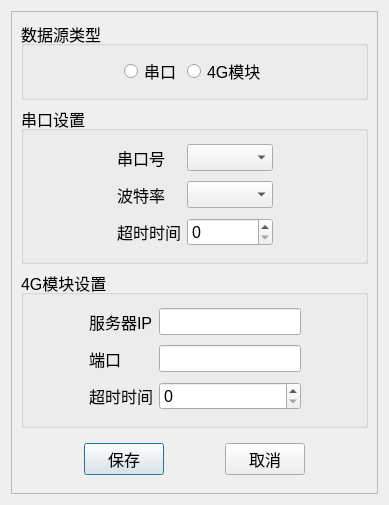
<?xml version="1.0" encoding="UTF-8"?>
<ui version="4.0">
 <class>Dialog</class>
 <widget class="QDialog" name="Dialog">
  <property name="geometry">
   <rect>
    <x>0</x>
    <y>0</y>
    <width>389</width>
    <height>505</height>
   </rect>
  </property>
  <property name="windowTitle">
   <string>设置</string>
  </property>
  <layout class="QGridLayout" name="gridLayout">
   <item row="0" column="0">
    <widget class="QFrame" name="frame">
     <property name="frameShape">
      <enum>QFrame::Shape::StyledPanel</enum>
     </property>
     <property name="frameShadow">
      <enum>QFrame::Shadow::Raised</enum>
     </property>
     <layout class="QVBoxLayout" name="verticalLayout" stretch="20,40,40,10">
      <item>
       <widget class="QGroupBox" name="groupBox">
        <property name="font">
         <font>
          <pointsize>12</pointsize>
         </font>
        </property>
        <property name="title">
         <string>数据源类型</string>
        </property>
        <layout class="QHBoxLayout" name="horizontalLayout_2">
         <item>
          <spacer name="horizontalSpacer_8">
           <property name="orientation">
            <enum>Qt::Orientation::Horizontal</enum>
           </property>
           <property name="sizeHint" stdset="0">
            <size>
             <width>40</width>
             <height>20</height>
            </size>
           </property>
          </spacer>
         </item>
         <item>
          <widget class="QRadioButton" name="radio_serial">
           <property name="text">
            <string>串口</string>
           </property>
          </widget>
         </item>
         <item>
          <widget class="QRadioButton" name="radio_gprs">
           <property name="enabled">
            <bool>true</bool>
           </property>
           <property name="text">
            <string>4G模块</string>
           </property>
          </widget>
         </item>
         <item>
          <spacer name="horizontalSpacer_9">
           <property name="orientation">
            <enum>Qt::Orientation::Horizontal</enum>
           </property>
           <property name="sizeHint" stdset="0">
            <size>
             <width>40</width>
             <height>20</height>
            </size>
           </property>
          </spacer>
         </item>
        </layout>
       </widget>
      </item>
      <item>
       <widget class="QGroupBox" name="group_serial">
        <property name="font">
         <font>
          <pointsize>12</pointsize>
         </font>
        </property>
        <property name="title">
         <string>串口设置</string>
        </property>
        <layout class="QGridLayout" name="gridLayout_2" columnstretch="0,0,0,0">
         <property name="rightMargin">
          <number>9</number>
         </property>
         <item row="1" column="1">
          <widget class="QLabel" name="label_2">
           <property name="text">
            <string>波特率</string>
           </property>
          </widget>
         </item>
         <item row="1" column="2">
          <widget class="QComboBox" name="combo_baudrate"/>
         </item>
         <item row="2" column="2">
          <widget class="QSpinBox" name="spin_serial_timeout"/>
         </item>
         <item row="2" column="1">
          <widget class="QLabel" name="label_3">
           <property name="text">
            <string>超时时间</string>
           </property>
          </widget>
         </item>
         <item row="0" column="2">
          <widget class="QComboBox" name="combo_port"/>
         </item>
         <item row="0" column="1">
          <widget class="QLabel" name="label">
           <property name="text">
            <string>串口号</string>
           </property>
          </widget>
         </item>
         <item row="1" column="3">
          <spacer name="horizontalSpacer_4">
           <property name="orientation">
            <enum>Qt::Orientation::Horizontal</enum>
           </property>
           <property name="sizeHint" stdset="0">
            <size>
             <width>50</width>
             <height>20</height>
            </size>
           </property>
          </spacer>
         </item>
         <item row="1" column="0">
          <spacer name="horizontalSpacer_5">
           <property name="orientation">
            <enum>Qt::Orientation::Horizontal</enum>
           </property>
           <property name="sizeHint" stdset="0">
            <size>
             <width>50</width>
             <height>20</height>
            </size>
           </property>
          </spacer>
         </item>
        </layout>
       </widget>
      </item>
      <item>
       <widget class="QGroupBox" name="group_gprs">
        <property name="font">
         <font>
          <pointsize>12</pointsize>
         </font>
        </property>
        <property name="title">
         <string>4G模块设置</string>
        </property>
        <layout class="QGridLayout" name="gridLayout_3">
         <item row="1" column="2">
          <widget class="QLineEdit" name="edit_gprs_port"/>
         </item>
         <item row="1" column="1">
          <widget class="QLabel" name="label_5">
           <property name="text">
            <string>端口</string>
           </property>
          </widget>
         </item>
         <item row="0" column="1">
          <widget class="QLabel" name="label_4">
           <property name="text">
            <string>服务器IP</string>
           </property>
          </widget>
         </item>
         <item row="1" column="0">
          <spacer name="horizontalSpacer_6">
           <property name="orientation">
            <enum>Qt::Orientation::Horizontal</enum>
           </property>
           <property name="sizeHint" stdset="0">
            <size>
             <width>40</width>
             <height>20</height>
            </size>
           </property>
          </spacer>
         </item>
         <item row="0" column="2">
          <widget class="QLineEdit" name="edit_gprs_host">
           <property name="text">
            <string/>
           </property>
          </widget>
         </item>
         <item row="2" column="2">
          <widget class="QSpinBox" name="spin_gprs_timeout"/>
         </item>
         <item row="2" column="1">
          <widget class="QLabel" name="label_6">
           <property name="text">
            <string>超时时间</string>
           </property>
          </widget>
         </item>
         <item row="1" column="3">
          <spacer name="horizontalSpacer_7">
           <property name="orientation">
            <enum>Qt::Orientation::Horizontal</enum>
           </property>
           <property name="sizeHint" stdset="0">
            <size>
             <width>40</width>
             <height>20</height>
            </size>
           </property>
          </spacer>
         </item>
        </layout>
       </widget>
      </item>
      <item>
       <widget class="QWidget" name="widget" native="true">
        <property name="font">
         <font>
          <pointsize>12</pointsize>
         </font>
        </property>
        <layout class="QHBoxLayout" name="horizontalLayout">
         <item>
          <spacer name="horizontalSpacer">
           <property name="orientation">
            <enum>Qt::Orientation::Horizontal</enum>
           </property>
           <property name="sizeHint" stdset="0">
            <size>
             <width>40</width>
             <height>20</height>
            </size>
           </property>
          </spacer>
         </item>
         <item>
          <widget class="QPushButton" name="btn_save">
           <property name="text">
            <string>保存</string>
           </property>
          </widget>
         </item>
         <item>
          <spacer name="horizontalSpacer_3">
           <property name="orientation">
            <enum>Qt::Orientation::Horizontal</enum>
           </property>
           <property name="sizeHint" stdset="0">
            <size>
             <width>40</width>
             <height>20</height>
            </size>
           </property>
          </spacer>
         </item>
         <item>
          <widget class="QPushButton" name="btn_cancel">
           <property name="text">
            <string>取消</string>
           </property>
          </widget>
         </item>
         <item>
          <spacer name="horizontalSpacer_2">
           <property name="orientation">
            <enum>Qt::Orientation::Horizontal</enum>
           </property>
           <property name="sizeHint" stdset="0">
            <size>
             <width>40</width>
             <height>20</height>
            </size>
           </property>
          </spacer>
         </item>
        </layout>
       </widget>
      </item>
     </layout>
    </widget>
   </item>
  </layout>
 </widget>
 <resources/>
 <connections/>
</ui>
